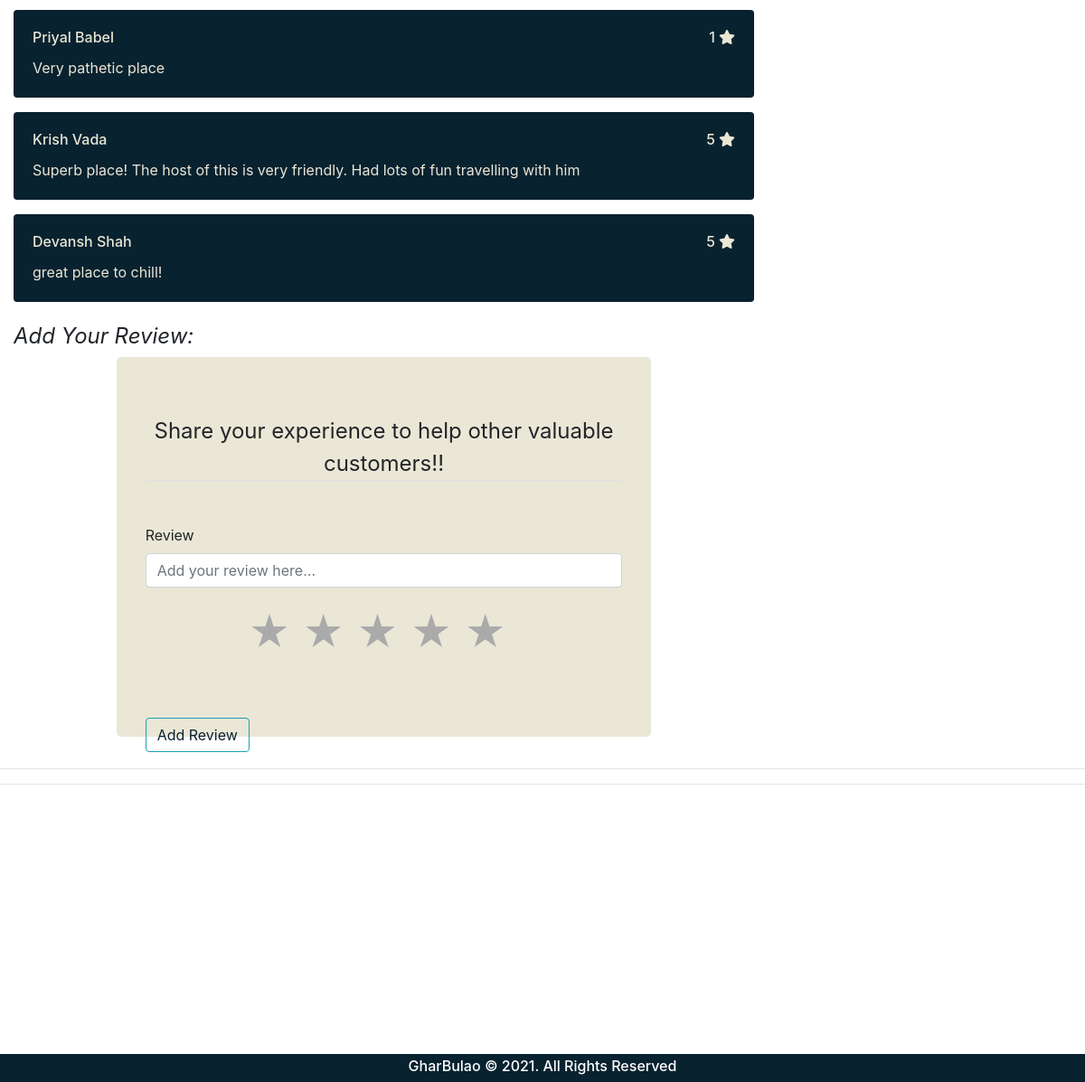
Page /showPost/12 (signed in, lower part) on the earlier database version.
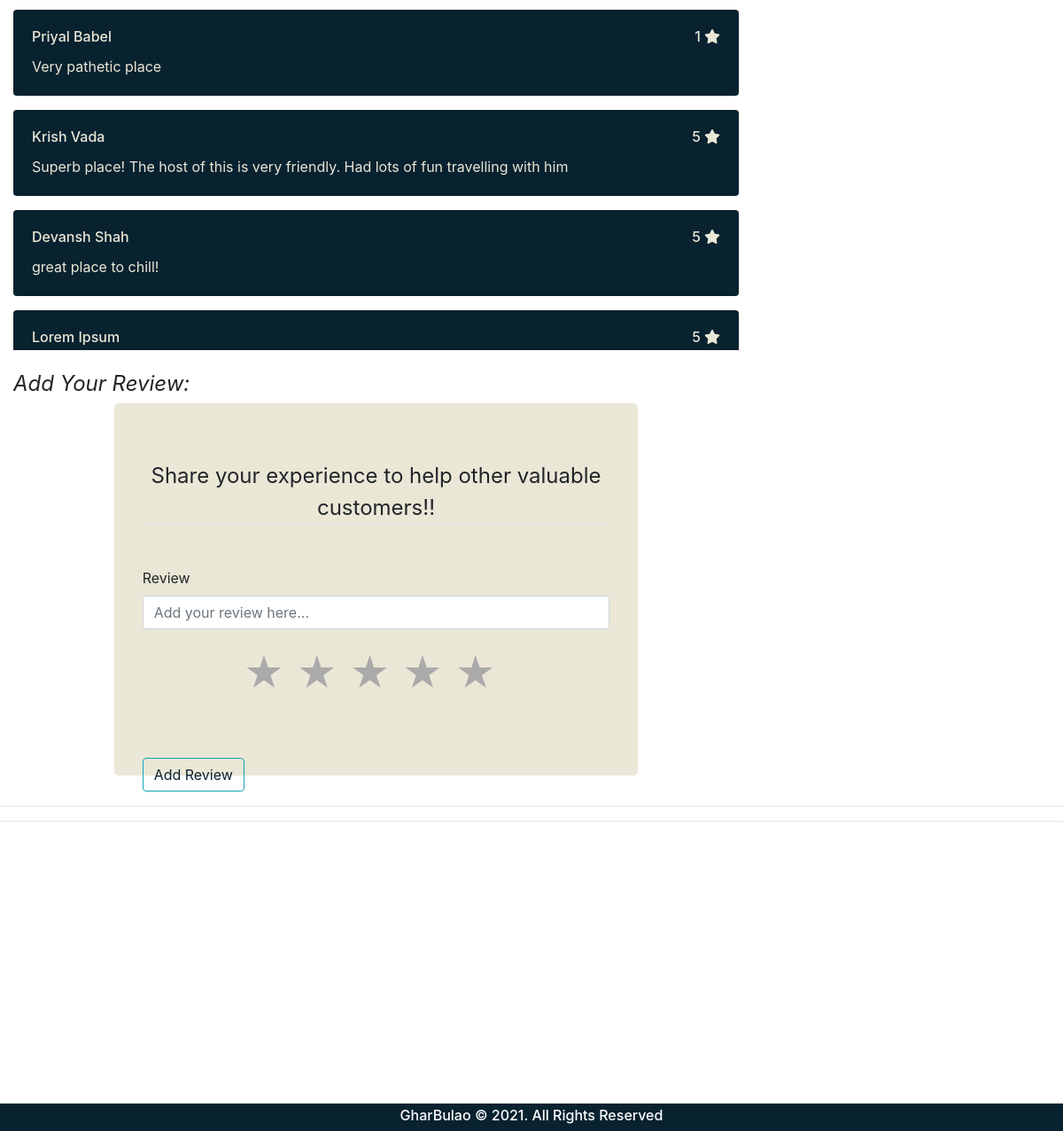
Same page on the later database version.
### users/models.py (models this page shows, shortened)
class Reviews(models.Model):
    post = models.ForeignKey(Post, default=None,on_delete=models.CASCADE)
    user = models.ForeignKey(User,on_delete=models.CASCADE)
    review = models.TextField(max_length=500,default='',null=True)
    rating = models.IntegerField(default=1,
        validators=[
            MaxValueValidator(5),
            MinValueValidator(1)
        ])
    review_posted = models.DateTimeField(auto_now=True)

### users/views.py (the view, shortened to what this page needs)
# urls.py: path('showPost/<int:pk>',views.showPost,name='showPost'),
@login_required
def showPost(request,pk):
   info = {}
   info['post'] = Post.objects.get(id=pk)
   info['images'] = Img.objects.filter(post=info['post']).defer('post')
   info['reviews'] = Reviews.objects.filter(post=info['post']).defer('post')
   icons = {
      'wifi' : 'fas fa-wifi',
      'TV' : 'fas fa-tv',
      'music system' : 'fas fa-music',
      'AC' : 'fas fa-wind',
      'swimming pool' : 'fas fa-swimming-pool',
      'gym' : 'fas fa-dumbbell',
      'indoor sports' : 'fas fa-volleyball-ball'
   }
   info['post'].amenities = literal_eval(info['post'].amenities)
   return render(request,'users/showPost.html', context={'info':info,'icons':icons})

### users/templates/users/showPost.html (shortened to what this page needs)
{% extends "users/base.html" %} {% load static %} {% load crispy_forms_tags %}
{% load static %}
{% block style %}
  <link rel="stylesheet" type="text/css" href="{% static 'users/Post.css' %}">
{% endblock style %}
{% block body %}
<br>
<br>
<div class="container-fluid post_cont">
<div class="left_post">
<br>
{% if info.reviews%}
<div class="reviews_cont">
{% for review in info.reviews %}
  <div class="card mt-3" style="width: 100%;background-color:#092230;">
    <div class="card-body" style='color:#eae7d6'>
     <div class="rr d-flex justify-content-between">
      <h6 class="card-title" style='color:#eae7d6'>{{review.user.first_name}} {{review.user.last_name}}</h6>
      <h6 class="card-title" style='color:#eae7d6'>{{review.rating}}<span class="fas fa-star ml-1" style="color: #eae7d6;"></span></h6>
    </div>
      <p class="card-text">{{review.review}}</p>
    </div>
  </div>
{% endfor %}
</div>
{% else %}
    <h5 class="right_head">Sorry, there are no reviews for this location.</h5>
  {% endif %}
<br>
<h4 class="amenities">Add Your Review:</h4>
<div class="container d-flex justify-content-center">
  <div class="jumbotron jumbotron-css" style="background-color: #eae7d6;width:75%;height:420px;" >
    <form method="POST" action='' id="post_form">
      <fieldset class="form-group">
        <legend class="border-bottom mb-4" style="text-align: center;">
          Share your experience to help other valuable customers!!
        </legend>
        <br>
        <div class="form-group">
          <label>Review</label>
          <input
            type="text"
            class="form-control"
            id="review"
            placeholder="Add your review here..."
            required
          />
        </div>
        <div class="form-group">
          <div class="rating rating2">
            <a href="#5" title="Give 5 stars" data-value="5">★</a>
            <a href="#4" title="Give 4 stars" data-value="4">★</a>
            <a href="#3" title="Give 3 stars" data-value="3">★</a>
            <a href="#2" title="Give 2 stars" data-value="2">★</a>
            <a href="#1" title="Give 1 star" data-value="1">★</a>
          </div>
        </div>
      </fieldset>
      <div class="form-group">
        <button class="btn btn-outline-info" type="submit" style='color: #092230'>Add Review</button>
      </div>
    </form>
  </div>
</div>
</div>
<div class="right_post">
<br>
</div>
</div>
<hr>
<hr>
<br>
{% endblock body %}

Differences in the rows shown:
added Reviews: user.first_name "Lorem", user.last_name "Ipsum", rating "5"
